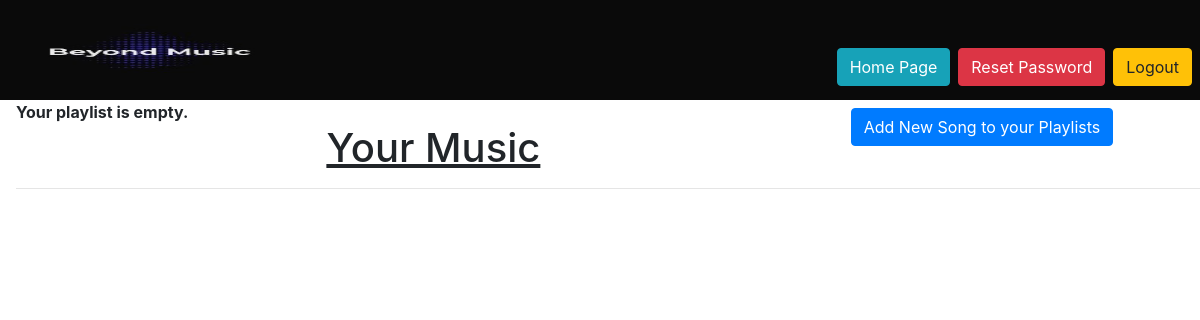
Before: /playlist/ (signed in) with the older database file.
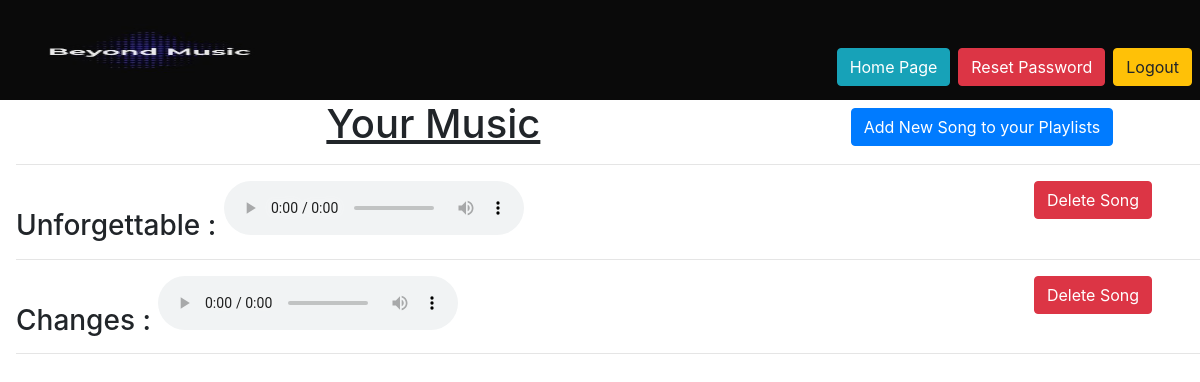
After: the same page with the newer database file.
### playlist/models.py (models this page shows, shortened)
class Song(models.Model):
    choices = ((0, 'happy'),
               (1, 'angry'),
               (2, 'sad'),
               (3, 'neutral'),
               (4, 'general'))
    user = models.ForeignKey(User, on_delete=models.CASCADE)
    track = models.FileField(upload_to='Songs')
    type = models.IntegerField(choices)
    name = models.CharField(max_length=30, default="Unknown", blank=True)

### playlist/views.py (the view)
# urls.py: path('',views.general,name='general'),
@login_required(login_url='accounts:login')
def general(request):
    user = request.user
    songs = Song.objects.all().filter(user=user)
    if len(songs)==0:
        messages.info(request,f'Your playlist is empty.')
    return render(request, 'playlist/general.html', {'songs': songs})

### playlist/templates/playlist/general.html
{% extends 'base_layout.html' %}
{% block content %}
<a href="{% url 'playlist:song' %}" class="btn btn-primary mt-2" style="float:right;">Add New Song to your Playlists</a>
{% if messages %}
{% for message in messages %}
<strong>{{message}}</strong>
{% endfor %}
{% endif %}
<h1 align="center"><u>Your Music</u></h1><hr>
{% for song in songs %}
<h3 class="mt-3">{{song.name}} :
    <audio controls>
        <source src="{{song.track.url}}" type="audio/mp3">
    </audio><a href="{% url 'playlist:delete' type=4 id=song.id %}" class="btn btn-danger mr-5" style="float:right;">Delete Song</a>
</h3><hr>
{% endfor %}
{% endblock %}

Changed rows visible on the page:
added Song: name "Unforgettable"
added Song: name "Changes"
Other visible differences:
list line gone: "Your playlist is empty."
